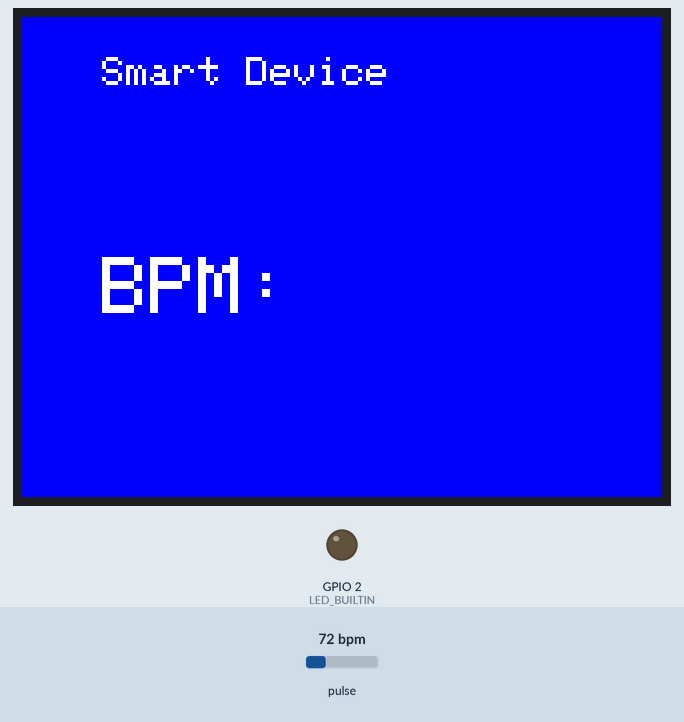
Recording of a program running on a simulated ESP32. Parts: 320×240 colour display, output pins drawn as LEDs (lit = HIGH). Dashed ring = blinking. Inputs (shaded band) come from the test bench; at power-on: pulse 72 bpm. What the program prints to the serial monitor is not drawn.

Above: at 1.4 s.
1.5 s: pulse set to 158 bpm
At 1.66 s:
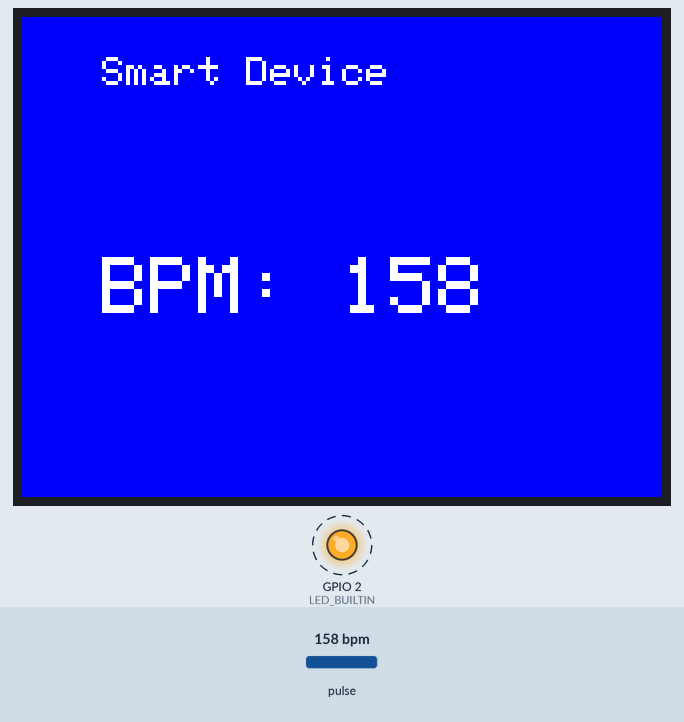
4.1 s: pulse set to 42 bpm
At 5.9 s:
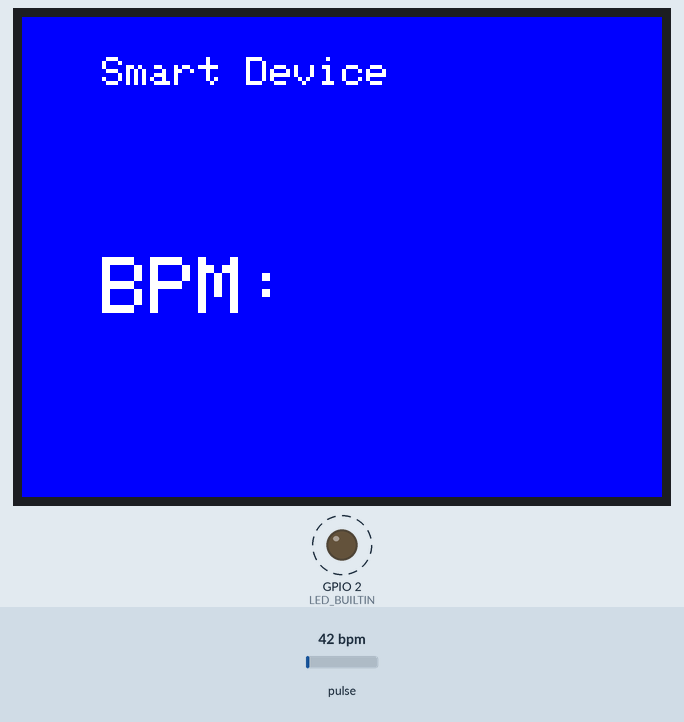
7.0 s: pulse set to 100 bpm
At 7.47 s:
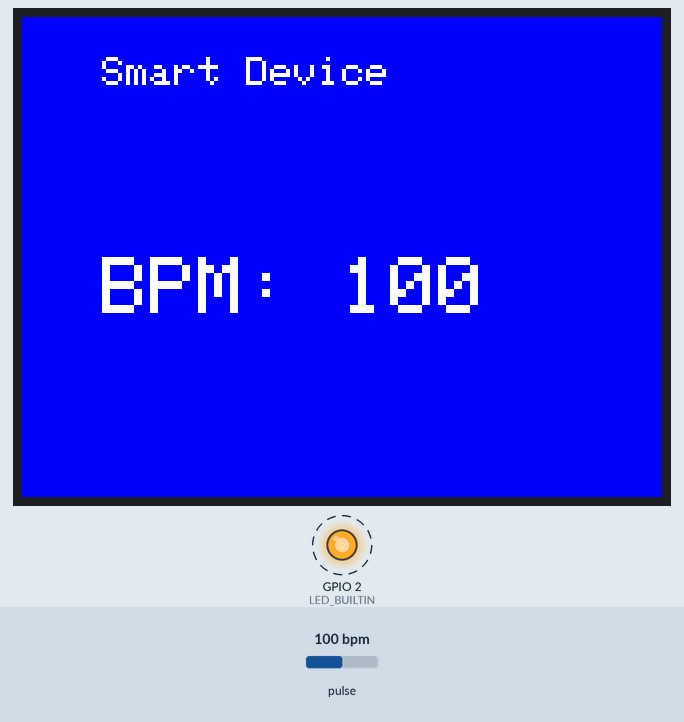
Timing chart, 0 to 14.8 s (numbered marks = the images above; inputs shaded):
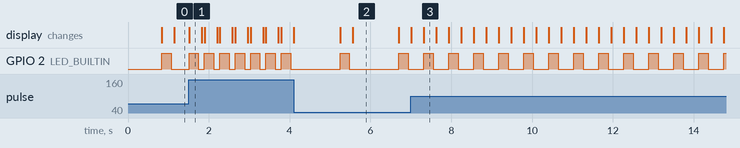

The program:

main.cpp
```cpp
#include <Arduino.h>

#include "SPI.h"
#include "TFT_eSPI.h"

#include <TouchScreen.h>


#define USE_ARDUINO_INTERRUPTS true    // Set-up low-level interrupts for most acurate BPM math
#include <PulseSensorPlayground.h>     // Includes the PulseSensorPlayground Library


int Threshold = 550;           // Determine which Signal to "count as a beat" and which to ignore

PulseSensorPlayground pulseSensor;  // Creates an object


#define PulseWire 34

#define MINPRESSURE 10
#define MAXPRESSURE 40000
TFT_eSPI tft = TFT_eSPI();       // Invoke custom library
//const int XP = 6, XM = A2, YP = A1, YM = 7; //ID=0x9341
const int XP = 27, XM = 15, YP = 4, YM = 14; //ID=0x9341

const int TS_LEFT = 380, TS_RT = -2700, TS_TOP = -2500, TS_BOT = 520;

// const int XP=14,XM=4,YP=15,YM=27; //240x320 ID=0x9341
// const int TS_LEFT=882,TS_RT=86,TS_TOP=905,TS_BOT=54;


TouchScreen ts = TouchScreen(XP, YP, XM, YM, 300);
int pixel_x, pixel_y;     //Touch_getXY() updates global vars
bool Touch_getXY(void)
{

  TSPoint p = ts.getPoint();
  p.z=abs(p.z);

  if(!(p.z)==0)
  {
    Serial.println(p.z);
    Serial.print("pixel_x:");
    Serial.print(p.x);
    Serial.print(", pixel_y:");
    Serial.println(p.y);
  }

  bool pressed = (p.z>0 && p.y < 700);

  if (pressed)
  {
    pinMode(YP, OUTPUT);      //restore shared pins
    pinMode(XM, OUTPUT);

    pixel_x = map(p.x, TS_LEFT, TS_RT, 0, tft.width()); //.kbv makes sense to me
    pixel_y = map(p.y, TS_TOP, TS_BOT, 0, tft.height());

    Serial.print("pixel_x:");
    Serial.print(pixel_x);
    Serial.print(", pixel_y:");
    Serial.println(pixel_y);

    p.z=0;
  }
  return pressed;
}

void setup()
{
  Serial.begin(9600);
  tft.init();
  tft.setRotation(3);
  tft.fillScreen(TFT_BLUE);
  tft.setTextSize(2);
  tft.setCursor(40,20);
  tft.setTextColor(TFT_WHITE);
  tft.print("Smart Device");
  Serial.println("Smart Device");
  tft.setTextSize(2);

  // Configure the PulseSensor object, by assigning our variables to it
	pulseSensor.analogInput(PulseWire);
	pulseSensor.blinkOnPulse(LED_BUILTIN);       // Blink on-board LED with heartbeat
	pulseSensor.setThreshold(Threshold);
// Double-check the "pulseSensor" object was created and began seeing a signal
	if (pulseSensor.begin()) {
		Serial.println("PulseSensor object created!");
	}
}

void loop()
{

  int myBPM = pulseSensor.getBeatsPerMinute();      // Calculates BPM

  tft.setTextSize(4);
  tft.setTextColor(TFT_WHITE);
  tft.fillRect(40,120,300,30,TFT_BLUE);
  tft.setTextColor(TFT_WHITE);
  tft.setCursor(40,120);
  tft. print ("BPM: ");

	if (pulseSensor.sawStartOfBeat()) {               // Constantly test to see if a beat happened
		Serial.println("A HeartBeat Happened ! "); // If true, print a message
		Serial.print("BPM: ");
		Serial.println(myBPM);                        // Print the BPM value
    tft.print(myBPM);
    delay(200);
  }
  delay(20);
}
```

Measured:
- after the input at 1.5 s, GPIO 2 (LED_BUILTIN): alternates HIGH for 0.23 s and LOW for 0.15 s, starting at once; the display: changes at once (image 1)
- after the input at 4.1 s, GPIO 2 (LED_BUILTIN): alternates HIGH for 0.23 s and LOW for 1.2 s, starting after 1.1 s
- after the input at 7.0 s, GPIO 2 (LED_BUILTIN): alternates HIGH for 0.23 s and LOW for 0.39 s, starting after 0.32 s; the display: first differs from a run without the input after 0.32 s (image 3)
- what the display in image 2 shows lasts 1.1 s, from 5.6 s to 6.7 s
